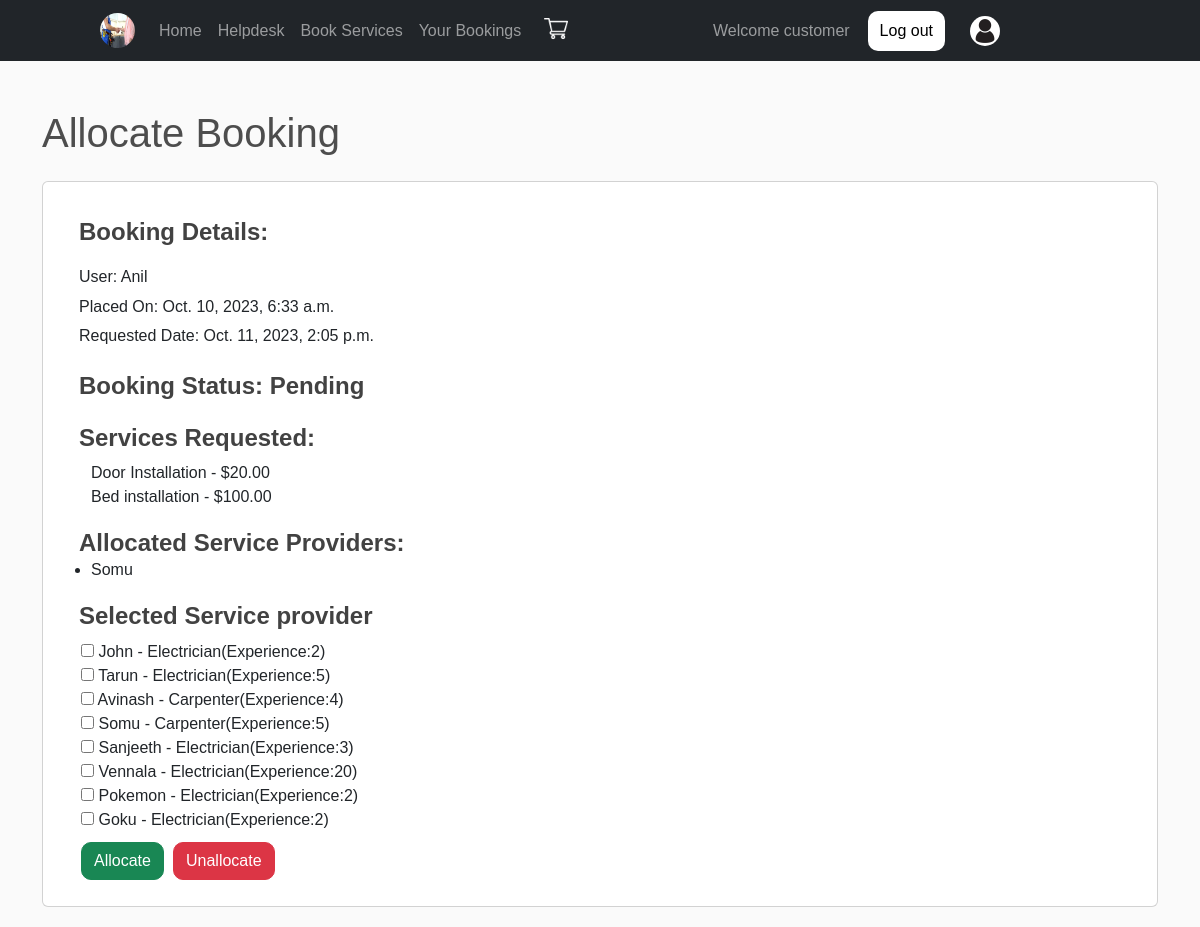
Page /allocate_order/57/ (signed in) on the committed database.
### SMSApp/models.py (models this page shows)
class Order(models.Model):
    STATUS_CHOICES = [
        ('Pending', 'Pending'),
        ('Completed','Completed'),
        ('Cancelled', 'Cancelled'),
    ]
    user = models.ForeignKey(User, on_delete=models.CASCADE)
    address = models.ForeignKey(Address, on_delete=models.CASCADE)
    order_date = models.DateTimeField(auto_now_add=True)
    delivery_date = models.DateTimeField()
    products = models.ManyToManyField(Product)
    status = models.CharField(max_length=20, choices=STATUS_CHOICES, default='Pending')
    total_amount = models.DecimalField(max_digits=10, decimal_places=2, default=0.00)

class User(AbstractUser):
    c=[
        ('customer','customer'),
        ('Service provider','Service provider'),
    ]
    mble = models.CharField(max_length=10,null=True,blank=True)
    role_type=models.CharField(choices=c,default='customer',max_length=30)

class Product(models.Model):
    category = [
        ('0', 'Eletric Service'),
        ('1', 'AC Service'),
        ('2','None'),
        ('3','Carpentering'),
    ]
    name = models.CharField(max_length=200)
    price = models.DecimalField(max_digits=5, decimal_places=2)
    image = models.ImageField(upload_to='static/images/',null=True, blank=True)
    category_type = models.CharField(choices=category, default="2", max_length=25)

class AllocatedOrder(models.Model):
    service_provider=models.ForeignKey(Service,on_delete=models.CASCADE)
    order = models.ForeignKey(Order,on_delete=models.CASCADE)
    chosen_datetime=models.DateTimeField(null=True,blank=True)

class Service(models.Model):
    c=[
        ('Electrician','Electrician'),
        ('AC Technician','AC Technician'),
        ('Carpenter','Carpenter'),
        ('None','None'),
      ]
    user=models.ForeignKey(User,on_delete=models.CASCADE)
    experience = models.PositiveIntegerField(default=0)
    field_type = models.CharField(choices=c,default='None',max_length=30)
    form = models.ImageField(upload_to='static/images/',null=True, blank=True)
    is_approved = models.BooleanField(default=False)
    def __str__(self):
        return f'{self.user.username} - {self.field_type}(Experience:{self.experience})'

### SMSApp/views.py (the view)
# urls.py: path('allocate_order/<int:order_id>/', views.allocate_order, name="allocate_order"),
def allocate_order(request, order_id):
    order = Order.objects.get(pk=order_id)
    approved_service_providers = Service.objects.filter(is_approved=True)
    if request.method == "POST":
        form = AllocationForm(request.POST)
        if form.is_valid():
            selected_provider_ids = form.cleaned_data['selected_providers']
            selected_providers = []
            for selected_provider_id in selected_provider_ids:
                try:
                    selected_provider = Service.objects.get(pk=selected_provider_id.id)
                except ObjectDoesNotExist:
                    messages.error(request, 'Invalid service provider selected.')
                    return redirect('service_requests')
                if AllocatedOrder.objects.filter(order=order, service_provider=selected_provider).exists():
                    messages.error(request, f'{selected_provider.user.username} is already allocated to this Booking.')
                else:
                    selected_providers.append(selected_provider)
                    allocated_order, created = AllocatedOrder.objects.get_or_create(
                        order=order,
                        service_provider=selected_provider,
                    )
                    if not created:
                        allocated_order.service_provider = selected_provider
                        allocated_order.save()
            if selected_providers:
                subject = 'Your Service Request Allocation Notification'
                message = 'Your service request has been allocated to the following service providers:'
                from_email = 'suhas8706@example.com'
                recipient_list = [order.user.email]
                mobile_numbers = [selected_provider.user.mble for selected_provider in selected_providers]
                provider_details = []
                for selected_provider in selected_providers:
                    provider_details.append(f'- {selected_provider.user.username}')
                context = {'user': order.user, 'provider_details': provider_details, 'order': order, 'phone_numbers': mobile_numbers}
                html_message = render_to_string('html/allocation_email.html', context)
                send_mail(subject, message, from_email, recipient_list, fail_silently=False, html_message=html_message)
                messages.success(request, 'Allocated successfully!')
            allocated_providers = AllocatedOrder.objects.filter(order=order).select_related('service_provider')
            return render(request, 'html/allocate_order.html', {
                'order': order,
                'approved_service_providers': approved_service_providers,
                'form': form,
                'allocated_providers': allocated_providers,
            })
    else:
        form = AllocationForm()
    allocated_providers = AllocatedOrder.objects.filter(order=order).select_related('service_provider')
    return render(request, 'html/allocate_order.html', {
        'order': order,
        'approved_service_providers': approved_service_providers,
        'form': form,
        'allocated_providers': allocated_providers,
    })

### SMSApp/forms.py
class AllocationForm(forms.Form):
    selected_providers = forms.ModelMultipleChoiceField(
        queryset=Service.objects.filter(is_approved=True),
        widget=forms.CheckboxSelectMultiple,
    )

### templates/html/allocate_order.html (shortened to what this page needs)
{% extends 'html/base.html' %}
{% load static %}
{% block content %}
<div class="container mt-5">
    <h1>Allocate Booking</h1>
    <div class="card mt-4" style="margin-bottom: 20px;">
        <div class="card-body">
            <h6 class="card-subtitle mb-2" style="font-size: 24px; color: #424242; margin: 20px 0px 0px 20px; font-weight: 600;">Booking Details:</h6>
            <div style="padding: 10px 0px 0px 20px;">
                <p class="card-title" style="text-align: left; font-size: 16px;">User: {{ order.user.username }}</p>
                <h5 class="card-title" style="font-size: 16px;">Placed On: {{ order.order_date }}</h5>
                <p class="card-title" style="text-align: left; font-size: 16px;">Requested Date: {{ order.delivery_date }}</p>
            </div>
            <p style="text-align: left;font-size: 24px; margin: 20px 0px 0px 20px; font-weight: 600; color: #424242;">Booking Status: {{ order.status }}</p>
            <h6 class="card-subtitle mb-2" style="margin: 20px 0 0 20px; font-size: 24px;font-weight: 600; color: #424242;">Services Requested:</h6>
            <ul>
                {% for product in order.products.all %}
                                    <li class="list-group-item" >
                                        {{ product.name }} - ${{ product.price }}
                                    </li>
                                {% endfor %}
            </ul>
            <h2 style="margin: 20px 0 0 20px; color: #424242; font-size: 24px;font-weight: 600;">Allocated Service Providers:</h2>
            <ul>
                {% for allocated_provider in order.allocatedorder_set.all %}
                    <li>{{ allocated_provider.service_provider.user.username }}</li>
                {% endfor %}
            </ul>
          <h2 style="margin: 20px 0 0 20px; color: #424242; font-size: 24px;font-weight: 600;">Selected  Service provider</h2>
          <div class="row" style="margin-left: 10px;padding-top: 10px;">
            <form method="post">
                {%for i in form %}
                   {{i}}
                {%endfor%}
                <button type="submit" class="btn btn-success" style="border-radius: 10px;margin-top: 10px; margin-bottom: 10px;">Allocate</button>
            </form>
            <form method="post" action="{% url 'unallocate_order' order.id %}">
                <button type="submit" class="btn btn-danger" style="border-radius: 10px; position: absolute; left: 130px;bottom: 26px;">Unallocate</button>
            </form>
        </div>
        </div>
    </div>
</div>
{% endblock %}

### templates/html/base.html (style rules this page uses)
* { margin: 0; padding: 0; font-family: sans-serif; scroll-behavior: smooth; }
.card-body p { font-size: 20px; text-align: center; }
body { background-color: hsl(0, 0%, 98%); }
h1,h2,h3,h4,h5,h6 { color:hsl(0, 0%, 30%); }
.btn { border-radius: 0; }

### rows in the picture
Order: user.username "Anil", order_date "Oct. 10, 2023, 6:33 a.m.", delivery_date "Oct. 11, 2023, 2:05 p.m.", status "Pending"
Product: name "Door Installation", price "20.00"
Product: name "Bed installation", price "100.00"
AllocatedOrder: service_provider.user.username "Somu"
